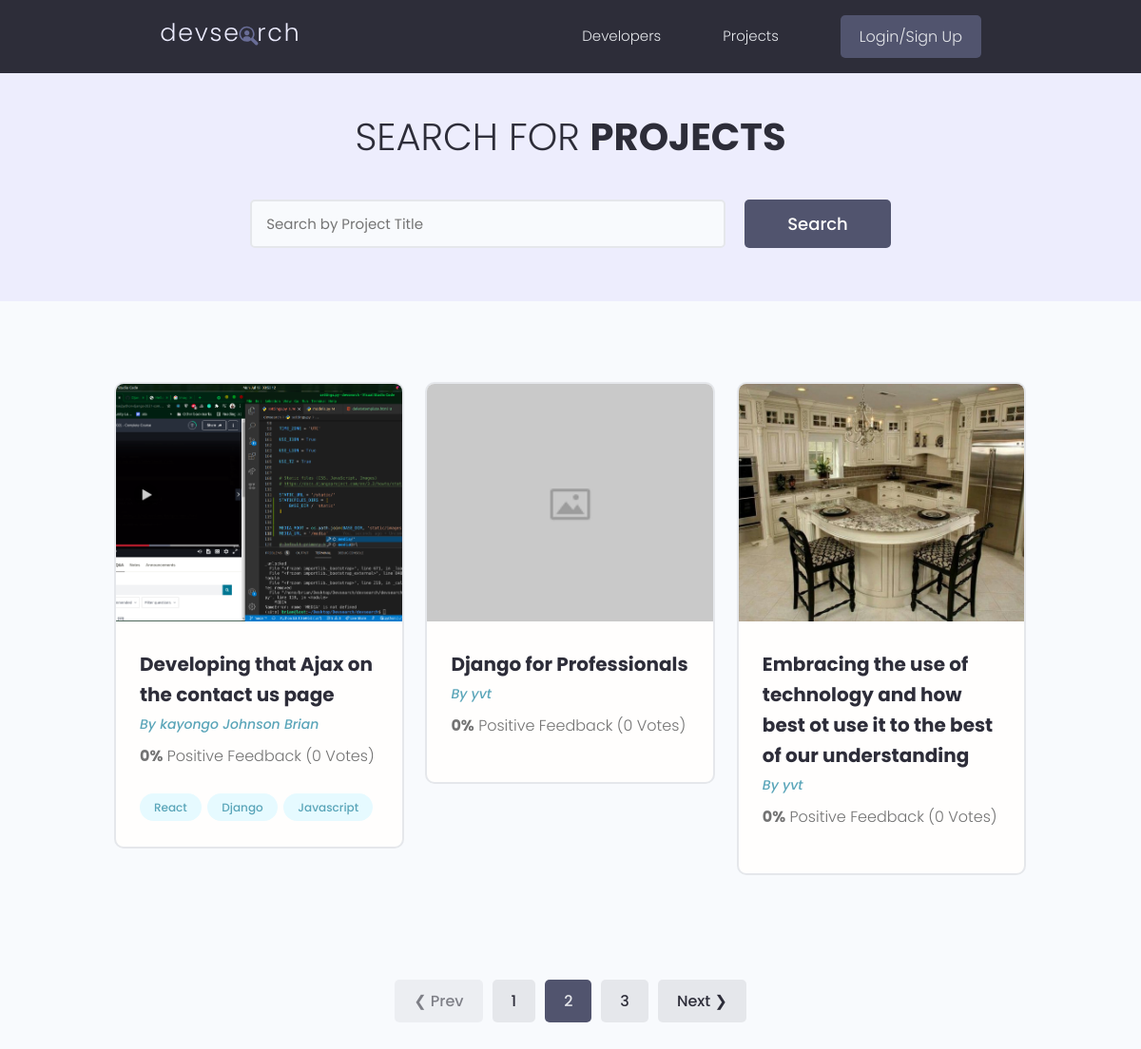
Screenshot of /projects/?page=2 with the database file from the repository.
### projects/models.py (models this page shows, shortened)
class Project(models.Model):
    owner = models.ForeignKey(
        Profile, null=True, blank=True, on_delete=models.SET_NULL)
    title = models.CharField(max_length=120)
    description = models.TextField(null=True, blank=True)
    featured_image = models.ImageField(
        null=True, blank=True, default="default.png")
    demo_link = models.CharField(max_length=2000, null=True, blank=True)
    source_link = models.CharField(max_length=2000, null=True, blank=True)
    tags = models.ManyToManyField('Tag', blank=True)
    vote_total = models.IntegerField(default=0, null=True, blank=True)
    vote_ratio = models.IntegerField(default=0, null=True, blank=True)
    created = models.DateTimeField(auto_now_add=True)
    id = models.UUIDField(default=uuid.uuid4,
                          primary_key=True, unique=True, editable=False)
    class Meta:
        ordering = ['-vote_ratio', '-vote_total', 'title']

class Tag(models.Model):
    name = models.CharField(max_length=200)
    created = models.DateTimeField(auto_now_add=True)
    id = models.UUIDField(default=uuid.uuid4,
                          primary_key=True, unique=True, editable=False)
    def __str__(self):
        return self.name

### users/models.py (models this page shows, shortened)
class Profile(models.Model):
    user = models.OneToOneField(
        User, on_delete=models.CASCADE, null=True, blank=True)
    username = models.CharField(max_length=200, null=True, blank=True)
    location = models.CharField(max_length=200, null=True, blank=True)
    name = models.CharField(max_length=200, null=True, blank=True)
    email = models.EmailField(null=True, blank=True, max_length=200)
    short_intro = models.CharField(max_length=200, null=True, blank=True)
    bio = models.TextField(null=True, blank=True)
    profile_image = models.ImageField(
        null=True, blank=True, upload_to="profiles/", default="profiles/user.png")
    social_github = models.CharField(max_length=200, null=True, blank=True)
    social_twiter = models.CharField(max_length=200, null=True, blank=True)
    social_youtube = models.CharField(max_length=200, null=True, blank=True)
    social_website = models.CharField(max_length=200, null=True, blank=True)
    id = models.UUIDField(default=uuid.uuid4,
                          primary_key=True, unique=True, editable=False)
    created = models.DateTimeField(auto_now_add=True)

### projects/views.py (the view)
# urls.py: path('', Index, name='index'),
def Index(request):
    projects, search_query = searchProject(request)
    custom_range, projects = paginationProjects(request, projects, 6)
    context = {'projects': projects,
               'search_query': search_query, 'custom_range': custom_range}
    return render(request, 'projects.html', context)

### projects/utils.py (called while the page is built)
def paginationProjects(request, projects, results):
    page = request.GET.get('page')
    result = 3
    paginator = Paginator(projects, result)
    try:
        projects = paginator.page(page)
    except PageNotAnInteger:
        page = 1
        projects = paginator.page(page)
    except EmptyPage:
        page = paginator.num_pages()
        projects = paginator.page(page)
    leftIndex = (int(page)-4)
    if leftIndex < 1:
        leftIndex = 1
    rightIndex = (int(page)+5)
    if rightIndex > paginator.num_pages:
        rightIndex = paginator.num_pages + 1
    custom_range = range(leftIndex, rightIndex)
    return custom_range, projects

def searchProject(request):
    search_query = ''
    if request.GET.get('search_query'):
        search_query = request.GET.get('search_query')
    tags = Tag.objects.filter(name__icontains=search_query)
    projects = Project.objects.distinct().filter(
        Q(title__icontains=search_query) |
        Q(description__icontains=search_query) |
        Q(owner__name__icontains=search_query) |
        Q(tags__in=tags)
    )
    return projects, search_query

### templates/projects.html (shortened to what this page needs)
{% extends 'main.html' %} {% load static %}{% block content %}
<main class="projects">
    <section  class="hero-section text-center">
        <div class="container container--narrow">
            <div class="hero-section__box">
                <h2>Search for <span>Projects</span></h2>
            </div>
            <div class="hero-section__search">
                <form id="searchForm"  class="form" action="{% url 'index' %}" method="get">
                    <div class="form__field">
                        <input value="{{ search_query }}" class="input input--text" id="formInput#search" type="text" name="search_query" placeholder="Search by Project Title" />
                    </div>
                    <input class="btn btn--sub btn--lg" type="submit" value="Search" />
                </form>
            </div>
        </div>
    </section>
    <section class="projectsList">
        <div class="container">
            <div class="grid grid--three">
                {% for project in projects %}
                <div class="column">
                    <div class="card project">
                        <a href="{% url 'project' project.id %}" class="project">
                            <img class="project__thumbnail" src="{{ project.featured_image.url }}" alt="project thumbnail" />
                            <div class="card__body">
                                <h3 class="project__title">{{ project.title }}</h3>
                                <p><a class="project__author" href="{% url 'user-profile' project.owner.id %}">By {{ project.owner.name }}</a></p>
                                <p class="project--rating">
                                    <span style="font-weight: bold;">{{ project.vote_ratio }}%</span> Positive Feedback ({{ project.vote_total }} Vote{{project.vote_total|pluralize:"s" }})
                                </p>
                                <div class="project__tags">
                                    {% for tag in project.tags.all %}
                                    <span class="tag tag--pill tag--main">
                                        <small>{{ tag }}</small>
                                    </span> {% endfor %}
                                </div>
                            </div>
                        </a>
                    </div>
                </div>
                {% endfor %}
            </div>
        </div>
    </section>
    {% include 'pagination.html' with query_set=projects custom_range=custom_range %}
</main>
{% endblock content %}

### static/styles/app.css (style rules this page uses)
:root { --color-sub: #2d2d39; }
.btn--sub { background-color: var(--color-sub-light); }
.card { border: 2px solid var(--color-light); }
img { width: 100%; }
.hero-section { height: 40vh; display: flex; align-items: center; background-color: var(--color-sub); }
.hero-section__box { margin-bottom: 4rem; }
.hero-section__box > h2, .hero-section__box > h2 > span { font-size: 4rem; color: var(--color-light); line-height: 1.3; text-transform: uppercase; }
.hero-section__box > h2 { font-weight: 300; }
.hero-section__box > h2 > span { font-weight: 700; }
.hero-section__search > .form { display: flex; align-items: center; justify-content: center; gap: 2rem; }
.hero-section__search > .form input.input--text { width: 50rem; }
.project__author { font-size: 1.4rem; font-style: italic; }
.project--rating { margin-bottom: 1.6em; margin-top: .5em; }
.projects > .hero-section { background: var(--color-sub-lighter); height: 30vh; }
.projects .hero-section__box { margin-bottom: 2.5rem; }
.projects .hero-section__box > h2 { color: var(--color-sub); }
.projects .hero-section__box > h2 > span { font-weight: 700; color: var(--color-sub); }
.projectsList { margin-top: 8rem; }
.project__thumbnail { height: 25rem; object-fit: cover; object-position: top center; }
.project__title { font-size: 2rem; font-weight: 700; color: var(--color-sub); }

### static/uikit/styles/modules/_variables.css (style rules this page uses)
:root { --color-main: #5aa5b9; --color-main-light: #e6faff; --color-sub: #3f4156; --color-sub-light: #51546e; --color-sub-lighter: #ededfd; --color-text: #737373; --color-gray: #8b8b8b; --color-light: #e5e7eb; --color-light-gray: #767676; --color-bg: #f8fafd; --color-white: #fffefd; --color-white-light: #f3f3f3; --color-success: #359e64; --color-success-bg: #def8e8; --color-error: #fc4b0b; --color-error-bg: #fff2ee; --font-base: 'Poppins', arial, helvetica, 'Segoe UI', roboto, ubuntu, sans-serif; --font-monospace: 'Fira Code', 'Courier New', courier, monospace; --font-regular: 300; --font-medium: 500; --font-bold: 700; --generic-shadow: 1px 1px 5px #00000010; --generic-transition: all 0.3s ease-in-out; }

### static/uikit/styles/modules/_base.css (style rules this page uses)
* { margin: 0; padding: 0; box-sizing: border-box; text-rendering: optimizeLegibility; color: inherit; font-size: inherit; }
html { font-size: 50%; }
@media only screen and (min-width: 480px) { html { font-size: 56.25%; } }
@media only screen and (min-width: 1200px) { html { font-size: 62.5%; } }
body { line-height: 1.6; font-weight: 400; font-size: 1.5rem; color: var(--color-text); background-color: var(--color-bg); min-height: 100vh; }

### static/uikit/styles/modules/_typography.css (style rules this page uses)
* { font-family: var(--font-base); }
h2 { font-size: 3.6rem; font-weight: var(--font-bold); }
h3 { font-size: 3.2rem; font-weight: var(--font-medium); }
p, span, strong { font-size: 1.6rem; color: var(--color-text); font-weight: var(--font-regular); }
a { padding-bottom: 2px; text-decoration: none; display: inline-block; color: var(--color-main); font-weight: var(--font-medium); }

### static/uikit/styles/modules/_utilities.css (style rules this page uses)
.container { width: 92%; max-width: 165rem; margin: 0 auto; box-sizing: border-box; }
.container--narrow { width: 92%; max-width: 120rem; }
@media screen and (min-width: 1000px) { .container { width: 90%; } }
@media screen and (min-width: 1000px) { .container--narrow { width: 85%; } }
@media screen and (min-width: 1200px) { .container { width: 80%; } }
@media screen and (min-width: 1200px) { .container--narrow { width: 72%; } }
.text-center { text-align: center; }

### static/uikit/styles/modules/_button.css (style rules this page uses)
.btn { display: inline-block; position: relative; cursor: pointer; background-color: var(--color-light); font-weight: var(--font-medium); color: var(--color-sub); text-decoration: none; padding: 1rem 2rem; border-radius: 0.5rem; border: none; width: -webkit-fit-content; width: -moz-fit-content; width: fit-content; height: -webkit-fit-content; height: -moz-fit-content; height: fit-content; font-size: 1.6rem; outline-width: 0; outline-color: transparent; -webkit-backface-visibility: hidden; backface-visibility: hidden; transition: all 0.3s ease-in-out; }
.btn--sub { background-color: var(--color-sub); color: var(--color-white); }
.btn--lg { font-size: 1.8rem; padding: 1.2rem 4.5rem; }

### static/uikit/styles/modules/_card.css (style rules this page uses)
.card { border-radius: 1rem; background-color: var(--color-white); border: 1.5px solid var(--color-light); width: auto; height: auto; margin-top: 0.5rem; margin-bottom: 0.5rem; overflow: hidden; }
.card__body, .card__header { padding: 2rem 2.5rem; }

### rows the page displays
Project: featured_image (picture), title "Developing that Ajax on the contact us page", owner.name "kayongo Johnson Brian", vote_ratio "0", vote_total "0"
Tag: name "React"
Tag: name "Django"
Tag: name "Javascript"
Project: featured_image (placeholder picture), title "Django for Professionals", owner.name "yvt", vote_ratio "0", vote_total "0"
Project: featured_image (picture), title "Embracing the use of technology and how best ot use it to the best of our understanding", owner.name "yvt", vote_ratio "0", vote_total "0"

### other values shown
{{ page }} "1" "3"
{{ page }} "2"
